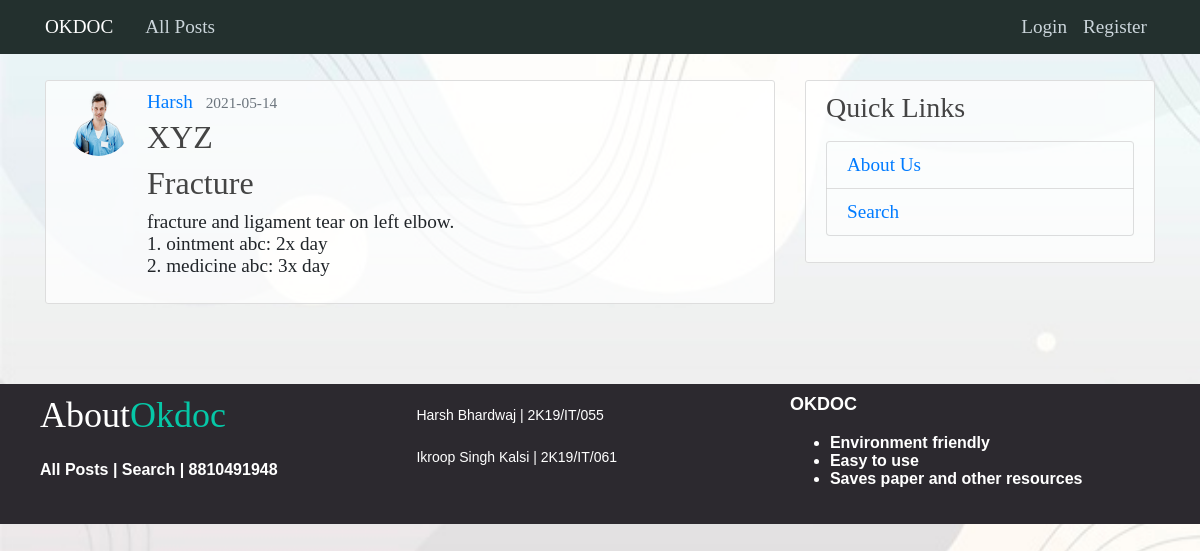
The page /post/14 on the database its author committed.
### flask1/models.py (models this page shows, shortened)
class User(db.Model, UserMixin):
    id = db.Column(db.Integer, primary_key=True)
    username = db.Column(db.String(20), unique=True, nullable=False)
    email = db.Column(db.String(120), unique=True, nullable=False)
    image_file = db.Column(db.String(20), nullable=False, default='default.jpg')
    password = db.Column(db.String(60), nullable=False)
    posts = db.relationship('Post', backref='doctor', lazy=True)

class Post(db.Model):
    id = db.Column(db.Integer, primary_key=True)
    patient = db.Column(db.String(100), nullable=False)
    diagnosis = db.Column(db.String(100), nullable=False)
    date_posted = db.Column(db.DateTime, nullable=False, default=datetime.utcnow)
    content = db.Column(db.Text, nullable=False)
    user_id = db.Column(db.Integer, db.ForeignKey('user.id'), nullable=False)

### flask1/routes.py (the view)
@app.route("/post/<int:post_id>")
def post(post_id):
    post = Post.query.get_or_404(post_id)
    return render_template('post.html', title=post.patient, post=post)

### flask1/templates/post.html (shortened to what this page needs)
{% extends "layout.html" %}
{% block content %}
  <article class="media content-section">
    <img class="rounded-circle article-img" src="{{ url_for('static', filename='profile_pics/' + post.doctor.image_file) }}">
    <div class="media-body">
      <div class="article-metadata">
        <a class="mr-2" href="{{url_for('user_posts', username=post.doctor.username)}}">{{ post.doctor.username }}</a>
        <small class="text-muted">{{ post.date_posted.strftime('%Y-%m-%d') }}</small>
      </div>
      <h2 class="article-title">{{ post.patient }}</h2>
      <h2 class="article-title">{{ post.diagnosis }}</h2>
      <p class="article-content">{{ post.content }}</p>
    </div>
  </article>
{% endblock content %}

### flask1/static/main.css (style rules this page uses)
body { background-image: url("b4.jpg"); background-size: cover; background-repeat: no-repeat; margin-top: 5rem; background-attachment: fixed; }
h2, h3, h6 { color: #444444; }
.content-section { font: 1.2em "Fira Sans", serif; background: rgb( 255, 255, 255,0.7); padding: 10px 20px; border: 1px solid #dddddd; border-radius: 3px; margin-bottom: 20px; }
.article-title { font: "Fira Sans", serif; text-shadow: -.25px -.25px 0 transparent, .25px .25px transparent; }
.article-content { white-space: pre-line; }
.article-img { height: 65px; width: 65px; margin-right: 16px; }
.article-metadata { padding-bottom: 1px; margin-bottom: 4px; border-bottom: 1px solid #e3e3e3 text-shadow: -.25px -.25px 0 transparent, .25px .25px transparent; }

### rows shown on the page
User: image_file (picture), doctor.username "Harsh"
Post: date_posted "2021-05-14", patient "XYZ", diagnosis "Fracture", content "fracture and ligament tear on left elbow. 1. ointment abc: 2x day 2. medicine abc: 3x day"
